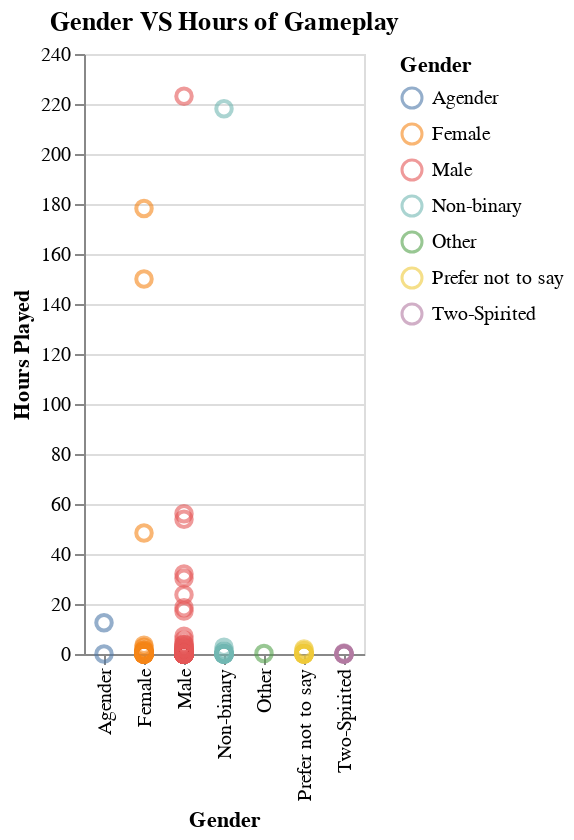

Write notebook code for a chart like this one.
### Markdown cell above
**Insight Gained From Plot**:
Using this plot, we can determine what level of experience (Amateur, Beginner, Pro, Regular, Veteren) generally has the most number of hours played. We can see from this plot that the experience level with the most significant, noticeable hours played are amateur and regular players. Additonally, we can see that the other experince levels do indeed play the game, just not for a long period of time. The range of hours played by Beginners, Pros, and Veterens fall between approximately 0-30 hours.

### Code cell
gender_vs_hours_plot = alt.Chart(players_d).mark_point(opacity=0.6, size=60).encode(

    x=alt.X("gender").title("Gender"),
    y=alt.Y("played_hours").title("Hours Played"),
    color=alt.Color("gender").title("Gender")
).properties(
    title="Gender VS Hours of Gameplay"
)
gender_vs_hours_plot

### Figure 1 — Vega-Lite specification as saved in the notebook (floating-point values rounded to 4 significant figures; data arrays with more than 128 entries replaced by an {"elided": "..."} marker saying what was removed)
{"config": {"view": {"continuousWidth": 300, "continuousHeight": 300}}, "data": {"name": "data-9c097c072b4afd6f62d958c4c77c2454"}, "mark": {"type": "point", "opacity": 0.6, "size": 60}, "encoding": {"color": {"field": "gender", "title": "Gender", "type": "nominal"}, "x": {"field": "gender", "title": "Gender", "type": "nominal"}, "y": {"field": "played_hours", "title": "Hours Played", "type": "quantitative"}}, "title": "Gender VS Hours of Gameplay", "$schema": "https://vega.github.io/schema/vega-lite/v5.20.1.json", "datasets": {"data-9c097c072b4afd6f62d958c4c77c2454": {"elided": "196 records"}}}
